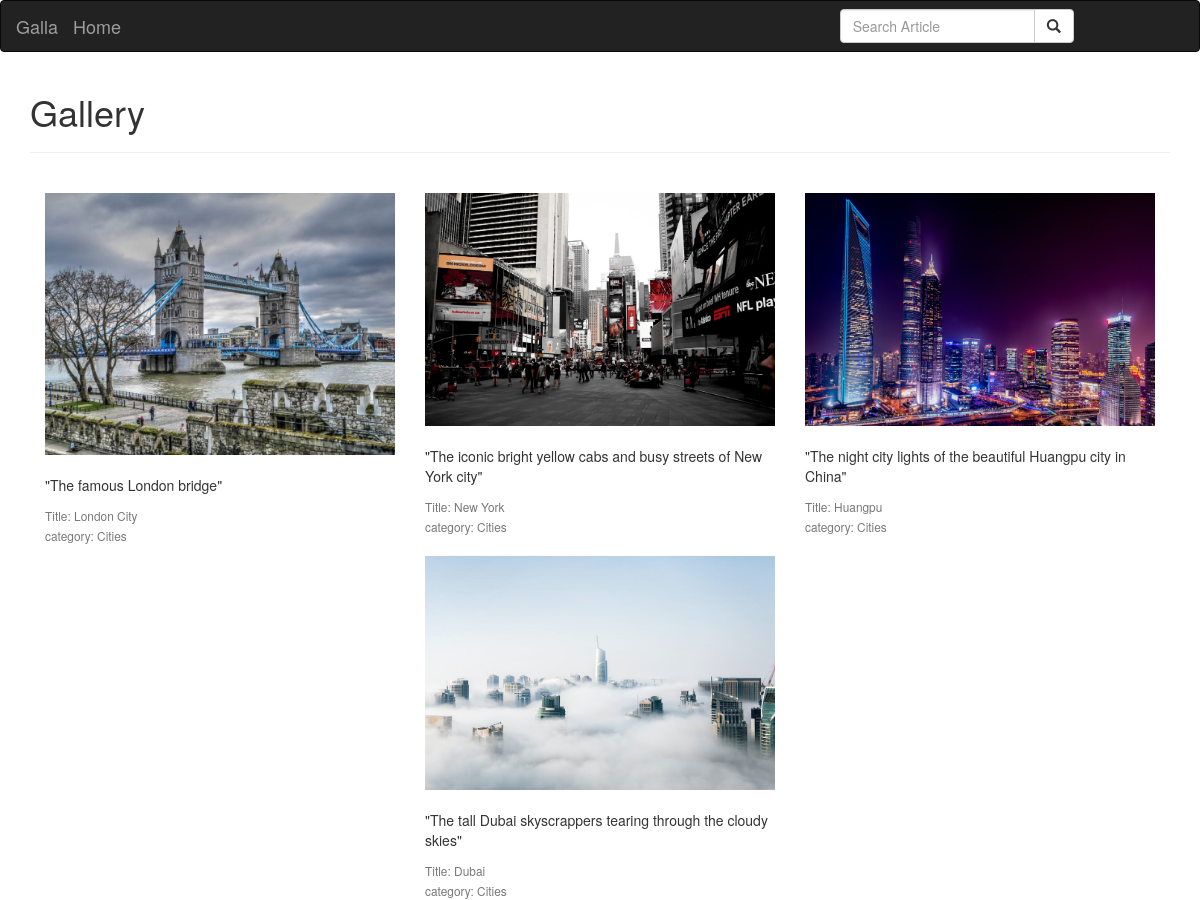
The page / on the database its author committed.
### galla/models.py (models this page shows, shortened)
class Image(models.Model):
    img = models.ImageField(upload_to = 'photos/',null =True)
    name = models.CharField(max_length=30)
    description = models.TextField(max_length=400)
    category= models.ForeignKey('Category',on_delete = models.CASCADE, null='True', blank=True)
    location= models.ForeignKey('Location',on_delete = models.CASCADE, null='True', blank=True)
    @classmethod
    def get_all_images(cls):
        images = cls.objects.all()
        return images

class Category(models.Model):
    name = models.CharField(max_length=40)
    def __str__(self):
        return self.name

### galla/views.py (the view)
# urls.py: url(r'^$',views.galla,name='galla'),
def galla(request):
    images = Image.get_all_images()
    test='Gallery'
    return render(request, 'index.html',{'images': images,'test': test})

### galla/templates/index.html
{% extends 'base.html' %}
{% block content %}
    <div class="container">
        <h1 class="text-centered">{{ test }}</h1>
        <hr>
        {% for image in images %}
        <div class="col-xs-4 col-sm-4 col-md-4 col-lg-4" style="padding-top: 20px;">
            <img src="{{ image.img.url }}"  class="img-responsive" alt="{{image.name}}" ><br>
            <p>"{{image.description}}"</p>
            <small class="text-muted">Title: {{image.name}}</small><br>
            <small class="text-muted">category: {{image.category}}</small>
        </div>
        {% endfor %}
    </div>
{% endblock %}

### galla/templates/base.html (shortened to what this page needs)
{% load bootstrap3 %}
<!DOCTYPE html>
<html>
<head>
  {% block styles %}
    {% bootstrap_css %}
  {% endblock %}
</head>
<body>
    {% include "navbar.html" %}
    {% block content %} {%endblock%}
</body>
</html>

### galla/templates/navbar.html (shortened to what this page needs)
<!DOCTYPE html>
<html lang="en">
<head>
</head>
<body>
<nav class="navbar navbar-inverse fixed-top">
  <div class="container-fluid">
    <div class="navbar-header">
      <a class="navbar-brand" href="#"><span>Galla</span> </a>
      <a class="navbar-brand" href="#">Home</a>
    </div>
     <div class="col-sm-4 col-md-4 navbar-right">
      <form class="navbar-form" role="search" action="#">
        <div class="input-group">
          <input type="text" class="form-control" placeholder="Search Article" name="article">
          <div class="input-group-btn">
            <button class="btn btn-default" type="submit"><i class="glyphicon glyphicon-search"></i></button>
          </div>
        </div>
      </form>
    </div>
  </div>
</nav>
</body>
</html>

### rows shown on the page
Image: img (picture), description "The famous London bridge", name "London City", category "Cities"
Image: img (picture), description "The iconic bright yellow cabs and busy streets of New York city", name "New York", category "Cities"
Image: img (picture), description "The night city lights of the beautiful Huangpu city in China", name "Huangpu", category "Cities"
Image: img (picture), description "The tall Dubai skyscrappers tearing through the cloudy skies", name "Dubai", category "Cities"

### other values the page prints
{{ test }} "Gallery"
